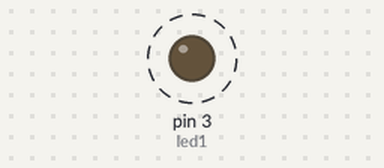
The sketch below on a simulated Arduino Uno, built with avr-gcc and run on an emulated ATmega328P. Parts: output pins drawn as LEDs (lit = HIGH). Dashed ring = blinking.

Above: at 0.12 s.
Timing chart, 0 to 3.0 s (numbered marks = the images above):
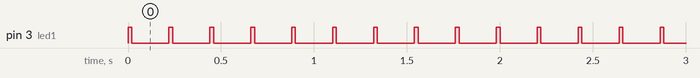

Measured:
- by itself, pin 3 (led1): alternates HIGH for 0.02 s and LOW for 0.20 s

The sketch:

ONE_LED.ino
```cpp
int led1 = 3; // define the GREEN LED (first led)

void setup() {
  // put your setup code here, to run once:
  pinMode(led1, OUTPUT);
}

void loop() {
  // put your main code here, to run repeatedly:
  digitalWrite(led1, HIGH);
  delay(20);
  digitalWrite(led1, LOW);
  delay(200);

}
```
